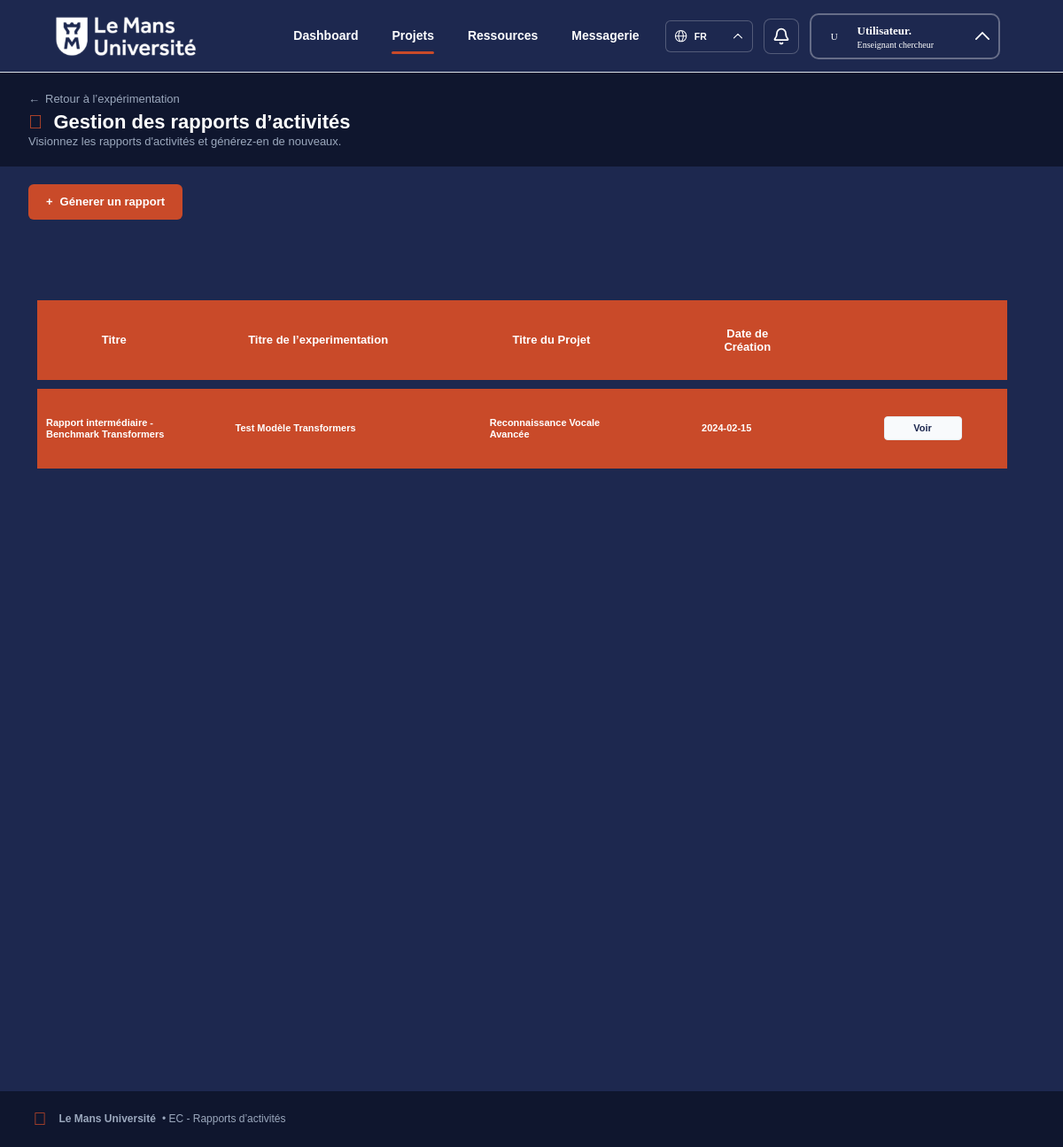
The page /views/ECListeRapport.php?id_exp=1 on the database its author committed.
### tables this page shows
CREATE TABLE RAPPORT(
   id_rap INT AUTO_INCREMENT,
   titre_rap VARCHAR(100) NOT NULL,
   nbparticipant_rap INT NOT NULL DEFAULT 0,
   nbincid_rap INT NOT NULL DEFAULT 0,
   desc_rap VARCHAR(1500),
   date_rap DATE NOT NULL,
   id_exp INT NOT NULL,
   PRIMARY KEY(id_rap),
   FOREIGN KEY(id_exp) REFERENCES EXPERIMENTATION(id_exp)
);

CREATE TABLE EXPERIMENTATION(
   id_exp INT AUTO_INCREMENT,
   titre_exp VARCHAR(50),
   desc_exp VARCHAR(400),
   datefin_exp DATE,
   dur_exp VARCHAR(50),
   retrib_exp VARCHAR(50),
   datedeb_exp DATE,
   id_proj INT,
   PRIMARY KEY(id_exp),
   FOREIGN KEY(id_proj) REFERENCES PROJET(id_proj)
);

CREATE TABLE PROJET(
   id_proj INT AUTO_INCREMENT,
   nom_proj VARCHAR(50),
   desc_proj VARCHAR(400),
   datedeb_proj DATE,
   datefin_proj DATE,
   id_lab INT NOT NULL,
   PRIMARY KEY(id_proj),
   FOREIGN KEY(id_lab) REFERENCES LABORATOIRE(id_lab)
);

### controller/ECController.php (called while the page is built, shortened)
<?php
include("../model/ECModel.php") ;
$userNom = $_SESSION['user_nom'] ?? 'Utilisateur';
$userPrenom = $_SESSION['user_prenom'] ?? '';
$userRole = $_SESSION['user_role'] ?? 'Enseignant chercheur';
$initials = strtoupper(mb_substr($userPrenom, 0, 1) . mb_substr($userNom, 0, 1)) ?: 'U';
?>

### model/ECModel.php (called while the page is built, shortened)
<?php
function get_bdd()
{
    $serveur = "localhost";
    $base = "lab_project_grp04";
    $user = "root";
    $password = "";
    $dsn = "mysql:host=$serveur;dbname=$base;charset=utf8mb4";
    $pdo =  new PDO($dsn, $user, $password);
    return $pdo;
}
function get_projet_from_exp($id){
    $bdd = get_bdd();
    $sql = "SELECT * FROM experimentation JOIN projet on projet.id_proj=experimentation.id_proj WHERE experimentation.id_exp = :id_exp";
    $stmt = $bdd->prepare($sql);
    $stmt->execute([ ':id_exp' => $id ]);
    return $stmt->fetch(PDO::FETCH_ASSOC);
}
function get_experimentation($id){
    $bdd = get_bdd();
    $query = $bdd->query('SELECT * FROM experimentation WHERE id_exp=\''. $id .'\'');
    $result = $query->fetch(PDO::FETCH_ASSOC);
    return $result;
}
function get_rapport_from_exp($id): array{
    $bdd = get_bdd();
    $sql = "SELECT * FROM rapport  WHERE rapport.id_exp = :id_exp ORDER BY date_rap DESC";
    $stmt = $bdd->prepare($sql);
    $stmt->execute([ ':id_exp' => $id ]);
    return $stmt->fetchAll(PDO::FETCH_ASSOC);
}
?>

### views/ECListeRapport.php (the view, shortened to what this page needs)
<?php
include("../controller/ECController.php");
?>
<!doctype html>
<html lang="fr">
<head>
  <link rel="stylesheet" href="../style/ECListeExp.css" />
  <link rel="stylesheet" href="../style/ECheader.css" />
</head>
<body>
  <header class="site-header">
    <button class="brand" aria-label="Retour au tableau de bord">
      <a href="ECDashboard.php"><img src="../assets/img/logoLemansBlancSurBleu.svg" alt="Le Mans Université" /></a>
    </button>
    <nav class="main-navigation" aria-label="Navigation principale">
      <a href="ECDashboard.php"><button class="nav-link">Dashboard</button></a>
      <a href="ECListProjet.php"><button class="nav-link active">Projets</button></a>
      <a href="ECRessources.php"><button class="nav-link">Ressources</button></a>
      <a href="ECMess.php"><button class="nav-link">Messagerie</button></a>
    </nav>
    <div class="header-actions">
      <div class="menu-anchor language-anchor">
        <button type="button" class="language-trigger" aria-haspopup="menu">
          <img src="../assets/img/Globe.svg" alt="" />
          <span>FR</span>
          <img class="small-chevron" src="../assets/img/Vector.svg" alt="" />
        </button>
      </div>
      <div class="menu-anchor">
        <button type="button" class="icon-trigger" aria-label="Notifications" aria-haspopup="dialog">
          <img src="../assets/img/bell.svg" alt="" />
        </button>
      </div>
      <div class="menu-anchor profile-anchor">
        <button type="button" class="profile-button" aria-haspopup="menu">
          <span class="avatar"><?= htmlspecialchars($initials) ?></span>
          <span class="profile-copy">
            <strong><?= htmlspecialchars($userNom . '.' . $userPrenom) ?></strong>
            <small><?= htmlspecialchars($userRole) ?></small>
          </span>
          <img class="profile-chevron" src="../assets/img/Vector.svg" alt="" />
        </button>
      </div>
    </div>
  </header>
  <div class="site-shell" id="top">
    <section class="page-heading" aria-labelledby="page-title">
      <div>
        <a class="back-link" href="ECFicheExp.php?id_exp=<?=$_GET['id_exp']?>">
          <span aria-hidden="true">←</span>
          Retour à l’expérimentation
        </a>
        <h1 id="page-title">
          <span class="folder-icon" aria-hidden="true"></span>
          Gestion des rapports d’activités
        </h1>
        <p>
          Visionnez les rapports d'activités et générez-en de nouveaux.
        </p>
      </div>
    </section>
    <main>
      <section class="reports" aria-label="Rapports d’activités">
        <div class="toolbar">
          <a class="primary-button" href="#report-form">
            <span aria-hidden="true">+</span>
            Génerer un rapport
          </a>
        </div>
        <div class="rule"></div>
        <div class="table-scroll">
          <table>
            <thead>
              <tr>
                <th>Titre</th>
                <th>Titre de l’experimentation</th>
                <th>Titre du Projet</th>
                <th>Date de Création</th>
                <th><span class="visually-hidden">Actions</span></th>
              </tr>
            </thead>
            <tbody>
              <?php foreach (get_rapport_from_exp($_GET['id_exp']) as $rapp): ?>
                <tr>
                  <td data-label="Titre"><?= $rapp['titre_rap'] ?></td>
                  <td data-label="Expérimentation">
                    <?= htmlspecialchars(get_experimentation($_GET['id_exp'])['titre_exp']) ?>
                  </td>
                  <td data-label="Projet">
                    <?= htmlspecialchars(get_projet_from_exp($_GET['id_exp'])['nom_proj']) ?>
                  </td>
                  <td data-label="Créé le"><?= $rapp['date_rap'] ?></td>
                  <td><a class="view-button" href="#report-detail-<?= (int) $rapp['id_rap'] ?>">Voir</a></td>
                </tr>
              <?php endforeach; ?>
            </tbody>
          </table>
        </div>
      </section>
    </main>
    <footer>
      <span class="university-icon" aria-hidden="true"></span>
      <strong>Le Mans Université</strong>
      <span>• EC - Rapports d’activités</span>
    </footer>
  </div>
</body>
</html>

### style/ECheader.css (style rules this page uses)
:root { background: #fff; font-family: "Roboto:Regular", Arial, sans-serif; font-synthesis: none; }
.nav-link { background: none; border: none; position: relative; display: flex; height: 54px; cursor: pointer; align-items: center; justify-content: center; padding: 12px 17px 15px; color: #fff; font-family: "Inter:Bold", Arial, sans-serif; font-size: 14px; font-weight: 700; line-height: normal; }
a { color: inherit; text-decoration: none; }
.site-header { position: relative; z-index: 20; display: grid; height: 82px; flex: 0 0 82px; grid-template-columns: minmax(210px, 1fr) auto minmax(390px, 1fr); align-items: center; border-bottom: 1px solid #dce3e9; background: #1d284f; padding: 0 5.95%; }
.brand { background: none; border: none; position: absolute; top: 7px; left: 45px; width: 181px; height: 68px; cursor: pointer; }
.brand img { display: block; width: 181px; height: 68px; object-fit: contain; }
.main-navigation { display: flex; grid-column: 2; height: 82px; align-items: center; gap: 4px; }
.nav-link::after { position: absolute; right: 17px; bottom: 7px; left: 17px; height: 3px; border-radius: 999px; background: #c94a29; content: ""; opacity: 0; transform: scaleX(0.65); transition: opacity 160ms ease, transform 160ms ease; }
.nav-link:hover::after, .nav-link.active::after { opacity: 1; transform: scaleX(1); }
.header-actions { display: flex; grid-column: 3; justify-self: end; align-items: center; gap: 12px; }
.menu-anchor { position: relative; flex-shrink: 0; }
.profile-button { display: flex; align-items: center; width: 215px; max-width: 100%; height: 52px; gap: 10px; padding: 0 10px; border: 2px solid rgba(255, 255, 255, 0.32); border-radius: 10px; background: #1d284f; color: #fff; cursor: pointer; }
.language-trigger { display: flex; width: 99px; height: 36px; cursor: pointer; align-items: center; gap: 7.5px; border: 0.75px solid rgba(255, 255, 255, 0.24); border-radius: 6px; background: #1d284f; padding: 0 10.5px; color: #fff; }
.language-trigger > img:first-child { width: 14.25px; height: 14.25px; }
.language-trigger span { flex: 1; font-family: "Inter:Bold", Arial, sans-serif; font-size: 10.5px; font-weight: 700; text-align: left; }
.language-trigger .small-chevron { width: 10.5px; height: 10.5px; }
.icon-trigger { display: grid; width: 40px; height: 40px; cursor: pointer; place-items: center; border: 1px solid rgba(255, 255, 255, 0.24); border-radius: 8px; background: #1d284f; }
.icon-trigger img { width: 20px; height: 20px; }
.avatar { display: grid; width: 32px; height: 32px; flex: 0 0 32px; place-items: center; border-radius: 999px; color: #fff; font-family: "Inter:Bold"; font-size: 11px; }
.profile-copy { display: flex; min-width: 0; flex: 1; flex-direction: column; align-items: flex-start; gap: 2px; font-family: "Inter:Bold"; }
.profile-copy strong, .profile-copy small { max-width: 100%; overflow: hidden; text-overflow: ellipsis; white-space: nowrap; }
.profile-copy strong { font-size: 13px; }
.profile-copy small { font-size: 10px; }
.profile-chevron { width: 16px; height: 16px; flex-shrink: 0; transition: transform 160ms ease; }

### rows shown on the page
rapport: titre_rap "Rapport intermédiaire - Benchmark Transformers", id_exp.titre_exp "Test Modèle Transformers", projet.nom_proj "Reconnaissance Vocale Avancée", date_rap "2024-02-15"

### other values the page prints
$initials "U"
$userNom . '.' . $userPrenom "Utilisateur."
$userRole "Enseignant chercheur"
